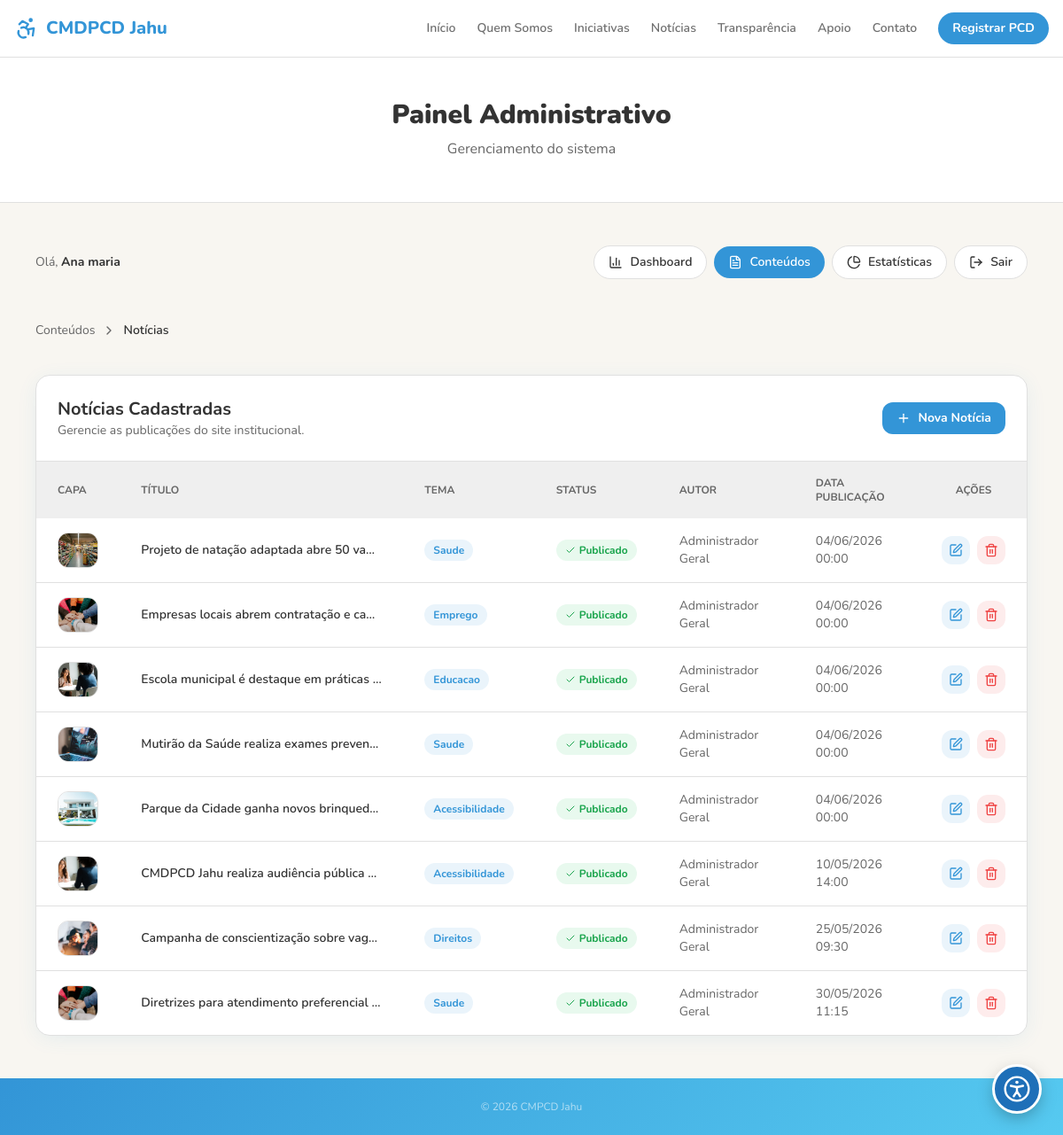
/admin/conteudos/noticias (signed in), run on the app's committed database.
### tables this page shows
CREATE TABLE `noticias` (
  `id` bigint(20) NOT NULL AUTO_INCREMENT,
  `usuario_id` bigint(20) NOT NULL,
  `titulo` varchar(255) NOT NULL,
  `conteudo` text NOT NULL,
  `imagem_capa` varchar(255) DEFAULT NULL,
  `tema` enum('eventos','direitos','inclusao','saude','educacao','acessibilidade','emprego','informativos','outros') NOT NULL,
  `status` enum('rascunho','publicado','arquivado') DEFAULT 'rascunho',
  `data_publicacao` datetime DEFAULT NULL,
  `criado_em` timestamp NOT NULL DEFAULT current_timestamp(),
  `atualizado_em` timestamp NOT NULL DEFAULT current_timestamp() ON UPDATE current_timestamp(),
  `deletado_em` datetime DEFAULT NULL,
  PRIMARY KEY (`id`),
  KEY `fk_noticia_usuario` (`usuario_id`),
  CONSTRAINT `fk_noticia_usuario` FOREIGN KEY (`usuario_id`) REFERENCES `usuarios` (`id`)
);

CREATE TABLE `usuarios` (
  `id` bigint(20) NOT NULL AUTO_INCREMENT,
  `perfil_id` bigint(20) NOT NULL,
  `nome_completo` varchar(255) NOT NULL,
  `cpf` varchar(11) NOT NULL,
  `celular` varchar(20) NOT NULL,
  `email` varchar(255) NOT NULL,
  `senha` varchar(255) NOT NULL,
  `status` enum('ativo','inativo','bloqueado') NOT NULL DEFAULT 'ativo',
  `ultimo_login` datetime DEFAULT NULL,
  `criado_em` timestamp NOT NULL DEFAULT current_timestamp(),
  `atualizado_em` timestamp NOT NULL DEFAULT current_timestamp() ON UPDATE current_timestamp(),
  `deletado_em` datetime DEFAULT NULL,
  PRIMARY KEY (`id`),
  UNIQUE KEY `cpf` (`cpf`),
  UNIQUE KEY `email` (`email`),
  KEY `fk_usuario_perfil` (`perfil_id`),
  CONSTRAINT `fk_usuario_perfil` FOREIGN KEY (`perfil_id`) REFERENCES `perfis_acesso` (`id`)
);

### app/controllers/ConteudoController.php (called while the page is built, shortened)
<?php
class ConteudoController {
    private $noticiaModel;
    public function __construct() {
        $this->noticiaModel = new Noticia();
    }
    public function indexNoticias() {
        $noticias = $this->noticiaModel->all();
        $success = $_SESSION['success_msg'] ?? null;
        $error = $_SESSION['error_msg'] ?? null;
        view('admin/conteudos/noticias/index', [
            'activeTab' => 'conteudos',
            'noticias' => $noticias,
            'success' => $success,
            'error' => $error
        ]);
    }
}

### config/Database.php (called while the page is built, shortened)
<?php
class Database {
    private static $instance = null;
    public static function getConnection() {
        if (self::$instance === null) {
            $local = is_file(__DIR__ . '/db.local.php') ? (require __DIR__ . '/db.local.php') : [];
            $host = $local['host'] ?? (getenv('DB_HOST') ?: 'localhost');
            $dbname = $local['dbname'] ?? (getenv('DB_NAME') ?: 'cmpcd_jau');
            $user = $local['user'] ?? (getenv('DB_USER') ?: 'root');
            $isProduction = (getenv('APP_ENV') === 'production') || (!empty($_SERVER['APP_ENV']) && $_SERVER['APP_ENV'] === 'production');
            if (isset($local['pass'])) {
                $passwords = [$local['pass']];
            } elseif (getenv('DB_PASS') !== false && getenv('DB_PASS') !== null) {
                $passwords = [getenv('DB_PASS')];
            } elseif ($isProduction) {
                throw new Exception('Configuração insegura: defina DB_PASS ou crie config/db.local.php com uma senha forte.');
            } else {
                $passwords = ['root', ''];
            }
            $pdo = null;
            foreach ($passwords as $password) {
                try {
                    $pdo = new PDO(
                        "mysql:host=$host;dbname=$dbname;charset=utf8mb4",
                        $user,
                        $password,
                        [
                            PDO::ATTR_ERRMODE => PDO::ERRMODE_EXCEPTION,
                            PDO::ATTR_DEFAULT_FETCH_MODE => PDO::FETCH_ASSOC,
                            PDO::ATTR_EMULATE_PREPARES => false,
                        ]
                    );
                    break;
                } catch (PDOException $e) {
                    if ($e->getCode() == 1049) {
                        try {
                            $tempPdo = new PDO(
                                "mysql:host=$host;charset=utf8mb4",
                                $user,
                                $password,
                                [PDO::ATTR_ERRMODE => PDO::ERRMODE_EXCEPTION]
                            );
                            $tempPdo->exec("CREATE DATABASE IF NOT EXISTS $dbname CHARACTER SET utf8mb4 COLLATE utf8mb4_unicode_ci");
                            $pdo = new PDO(
                                "mysql:host=$host;dbname=$dbname;charset=utf8mb4",
                                $user,
                                $password,
                                [
                                    PDO::ATTR_ERRMODE => PDO::ERRMODE_EXCEPTION,
                                    PDO::ATTR_DEFAULT_FETCH_MODE => PDO::FETCH_ASSOC,
                                    PDO::ATTR_EMULATE_PREPARES => false,
                                ]
                            );
                            $connected = true;
                            break;
                        } catch (PDOException $ex) {
                        }
                    }
                }
            }
            self::$instance = $pdo;
        }
        return self::$instance;
    }
}

### app/models/Noticia.php (called while the page is built, shortened)
<?php
class Noticia {
    private $db;
    public function __construct() {
        $this->db = Database::getConnection();
    }
    public function all() {
        $stmt = $this->db->query("
            SELECT n.*, u.nome_completo as autor_nome
            FROM noticias n
            JOIN usuarios u ON n.usuario_id = u.id
            WHERE n.deletado_em IS NULL
            ORDER BY n.criado_em DESC
        ");
        return $stmt->fetchAll();
    }
}

### app/helpers/security.php (called while the page is built, shortened)
<?php
function e($value): string {
    return htmlspecialchars((string)($value ?? ''), ENT_QUOTES | ENT_SUBSTITUTE, 'UTF-8');
}

### app/views/admin/conteudos/noticias/index.php (the view, shortened to what this page needs)
<?php require_once __DIR__ . '/../../../partials/admin_header.php'; ?>
<div class="space-y-10">
  <div class="flex items-center gap-2 text-sm text-muted-foreground">
    <a href="<?= BASE_URL ?>/admin/conteudos" class="hover:text-primary transition-colors">Conteúdos</a>
    <i data-lucide="chevron-right" class="w-4 h-4"></i>
    <span class="text-foreground font-semibold">Notícias</span>
  </div>
  <div class="bg-card rounded-2xl border border-border overflow-hidden" style="box-shadow: var(--card-shadow)">
    <div class="p-6 border-b border-border flex items-center justify-between flex-wrap gap-4">
      <div>
        <h2 class="text-xl font-bold">Notícias Cadastradas</h2>
        <p class="text-sm text-muted-foreground">Gerencie as publicações do site institucional.</p>
      </div>
      <?php if (!isAdminParcial()): ?>
        <a href="<?= BASE_URL ?>/admin/conteudos/noticias/create" class="bg-primary text-primary-foreground px-4 py-2 rounded-xl text-sm font-bold flex items-center gap-2 hover:bg-primary/90 transition-colors">
          <i data-lucide="plus" class="w-4 h-4"></i> Nova Notícia
        </a>
      <?php endif; ?>
    </div>
    <div class="overflow-x-auto">
      <table class="w-full text-sm text-left">
        <thead class="text-xs text-muted-foreground uppercase bg-muted/50">
          <tr>
            <th class="px-6 py-4 font-bold">Capa</th>
            <th class="px-6 py-4 font-bold">Título</th>
            <th class="px-6 py-4 font-bold">Tema</th>
            <th class="px-6 py-4 font-bold">Status</th>
            <th class="px-6 py-4 font-bold">Autor</th>
            <th class="px-6 py-4 font-bold">Data Publicação</th>
            <th class="px-6 py-4 font-bold text-center">Ações</th>
          </tr>
        </thead>
        <tbody class="divide-y divide-border">
          <?php if (count($noticias) === 0): ?>
            <tr>
              <td colspan="7" class="px-6 py-8 text-center text-muted-foreground">
                Nenhuma notícia cadastrada até o momento.
              </td>
            </tr>
          <?php else: ?>
            <?php foreach ($noticias as $noticia): ?>
              <?php
                $dataPub = $noticia['data_publicacao'] ? date('d/m/Y H:i', strtotime($noticia['data_publicacao'])) : 'Imediata';
              ?>
              <tr class="hover:bg-muted/50 transition-colors">
                <td class="px-6 py-4 shrink-0">
                  <?php if ($noticia['imagem_capa']): ?>
                    <img src="<?= BASE_URL . '/' . htmlspecialchars($noticia['imagem_capa']) ?>" alt="Capa" class="w-16 h-10 object-cover rounded-lg border border-border">
                  <?php else: ?>
                    <div class="w-16 h-10 bg-muted rounded-lg flex items-center justify-center border border-border text-[10px] text-muted-foreground font-semibold">
                      Sem Capa
                    </div>
                  <?php endif; ?>
                </td>
                <td class="px-6 py-4 font-semibold text-foreground max-w-xs truncate" title="<?= htmlspecialchars($noticia['titulo']) ?>">
                  <?= htmlspecialchars($noticia['titulo']) ?>
                </td>
                <td class="px-6 py-4">
                  <span class="inline-block bg-primary/10 text-primary text-xs font-bold px-2.5 py-1 rounded-full">
                    <?= htmlspecialchars(ucfirst($noticia['tema'])) ?>
                  </span>
                </td>
                <td class="px-6 py-4">
                  <?php if ($noticia['status'] === 'publicado'): ?>
                    <span class="inline-flex items-center gap-1 bg-green-500/10 text-green-600 text-xs font-bold px-2.5 py-1 rounded-full">
                      <i data-lucide="check" class="w-3 h-3"></i> Publicado
                    </span>
                  <?php elseif ($noticia['status'] === 'rascunho'): ?>
                    <span class="inline-flex items-center gap-1 bg-yellow-500/10 text-yellow-600 text-xs font-bold px-2.5 py-1 rounded-full">
                      <i data-lucide="file" class="w-3 h-3"></i> Rascunho
                    </span>
                  <?php else: ?>
                    <span class="inline-flex items-center gap-1 bg-muted text-muted-foreground text-xs font-bold px-2.5 py-1 rounded-full">
                      <i data-lucide="archive" class="w-3 h-3"></i> Arquivado
                    </span>
                  <?php endif; ?>
                </td>
                <td class="px-6 py-4 text-muted-foreground">
                  <?= htmlspecialchars($noticia['autor_nome']) ?>
                </td>
                <td class="px-6 py-4 text-muted-foreground">
                  <?= e($dataPub) ?>
                </td>
                <td class="px-6 py-4">
                  <div class="flex items-center justify-center gap-2">
                    <a href="<?= BASE_URL ?>/admin/conteudos/noticias/edit?id=<?= $noticia['id'] ?>" class="p-2 rounded-lg bg-primary/10 text-primary hover:bg-primary/20 transition-colors" title="<?= isAdminParcial() ? 'Visualizar' : 'Editar' ?>">
                      <i data-lucide="<?= isAdminParcial() ? 'eye' : 'edit' ?>" class="w-4 h-4"></i>
                    </a>
                    <?php if (!isAdminParcial()): ?>
                      <form method="POST" action="<?= BASE_URL ?>/admin/conteudos/noticias/delete" class="inline m-0 p-0">
                        <button type="submit" data-confirm="Deseja realmente excluir a notícia: <?= e($noticia['titulo']) ?>?" class="p-2 rounded-lg bg-destructive/10 text-destructive hover:bg-destructive/20 transition-colors cursor-pointer" title="Excluir">
                          <i data-lucide="trash-2" class="w-4 h-4"></i>
                        </button>
                      </form>
                    <?php endif; ?>
                  </div>
                </td>
              </tr>
            <?php endforeach; ?>
          <?php endif; ?>
        </tbody>
      </table>
    </div>
  </div>
</div>
<?php require_once __DIR__ . '/../../../partials/admin_footer.php'; ?>

### public/css/utilitarios.css (style rules this page uses)
.bg-destructive\/10 { background-color:hsl(var(--destructive) / .1) }
.divide-y>:not([hidden])~:not([hidden]) { border-top-width:1px;border-bottom-width:0;border-style:solid }
.divide-border>:not([hidden])~:not([hidden]) { border-color:hsl(var(--border)) }
.max-w-xs { max-width:20rem }
.space-y-10>:not([hidden])~:not([hidden]) { margin-top:2.5rem }
.uppercase { text-transform:uppercase }

### data on the page
noticias: imagem_capa (picture), titulo "Projeto de natação adaptada abre 50 va…", tema "Saude", status "publicado" (drawn), usuario.nome_completo "Administrador Geral", data_publicacao "04/06/2026 00:00"
noticias: imagem_capa (picture), titulo "Empresas locais abrem contratação e ca…", tema "Emprego", status "publicado" (drawn), usuario.nome_completo "Administrador Geral", data_publicacao "04/06/2026 00:00"
noticias: imagem_capa (picture), titulo "Escola municipal é destaque em práticas…", tema "Educacao", status "publicado" (drawn), usuario.nome_completo "Administrador Geral", data_publicacao "04/06/2026 00:00"
noticias: imagem_capa (picture), titulo "Mutirão da Saúde realiza exames preven…", tema "Saude", status "publicado" (drawn), usuario.nome_completo "Administrador Geral", data_publicacao "04/06/2026 00:00"
noticias: imagem_capa (picture), titulo "Parque da Cidade ganha novos brinqued…", tema "Acessibilidade", status "publicado" (drawn), usuario.nome_completo "Administrador Geral", data_publicacao "04/06/2026 00:00"
noticias: imagem_capa (picture), titulo "CMDPCD Jahu realiza audiência pública…", tema "Acessibilidade", status "publicado" (drawn), usuario.nome_completo "Administrador Geral", data_publicacao "10/05/2026 14:00"
noticias: imagem_capa (picture), titulo "Campanha de conscientização sobre vag…", tema "Direitos", status "publicado" (drawn), usuario.nome_completo "Administrador Geral", data_publicacao "25/05/2026 09:30"
noticias: imagem_capa (picture), titulo "Diretrizes para atendimento preferencial…", tema "Saude", status "publicado" (drawn), usuario.nome_completo "Administrador Geral", data_publicacao "30/05/2026 11:15"

### other printed values
$_SESSION['user_name'] "Ana maria"
